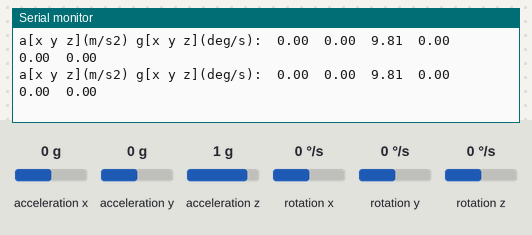
Bench run of a sketch on a simulated ESP8266 (NodeMCU). On the bench: the last lines printed to the serial monitor. The inputs (shaded band) are chosen by the test bench; at power-on: acceleration x 0 g, acceleration y 0 g, acceleration z 1 g, rotation x 0 °/s, rotation y 0 °/s, rotation z 0 °/s.

Above: at 6.2 s.
6.3 s: acceleration x set to -1.4 g
At 6.37 s:
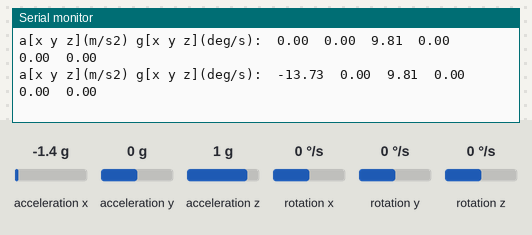
7.8 s: acceleration y set to -1.4 g
At 7.83 s:
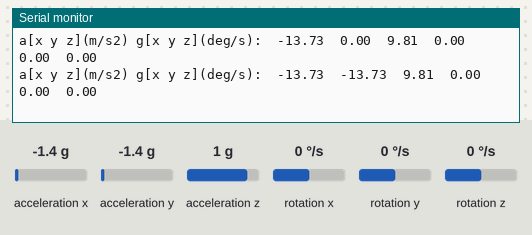
9.3 s: acceleration z set to -1.4 g
At 9.39 s:
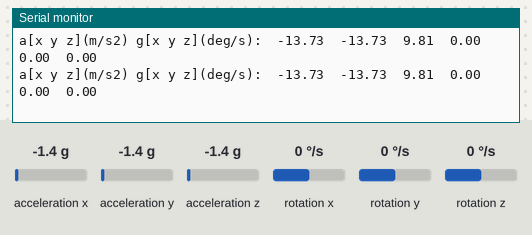
10.8 s: rotation x set to -192 °/s
At 10.86 s:
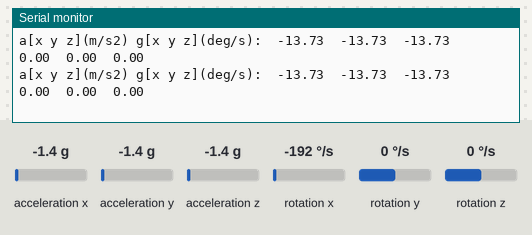
12.3 s: rotation y set to -192 °/s
At 12.34 s:
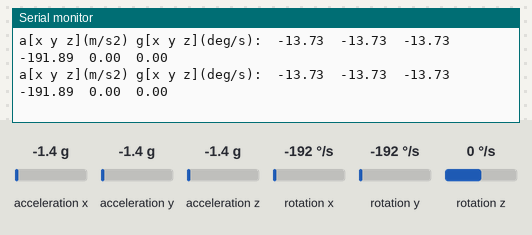
Timing chart, 0 to 14.8 s (numbered marks = the images above; inputs shaded):
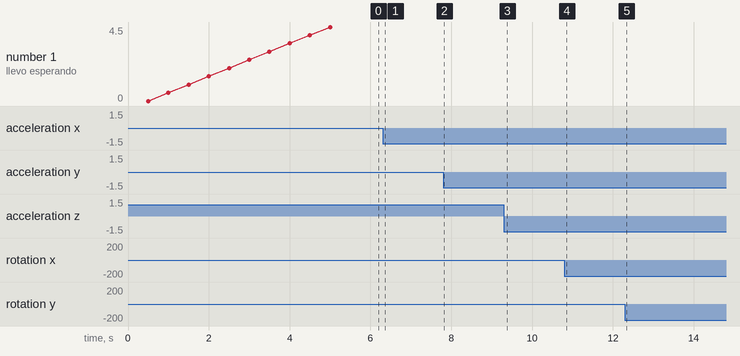

Measured:
- after the input at 6.3 s, the serial monitor: prints a new line after 0.07 s (image 1)
- after the input at 7.8 s, the serial monitor: prints a new line at once (image 2)

The sketch:

Lecturas6050_2.ino
```cpp
// Librerias I2C para controlar el mpu6050
// la libreria MPU6050.h necesita I2Cdev.h, I2Cdev.h necesita Wire.h
#include "I2Cdev.h"
#include "MPU6050.h"
#include "Wire.h"

// La dirección del MPU6050 puede ser 0x68 o 0x69, dependiendo
// del estado de AD0. Sin conectar o a GND, es 0x68
//Si no se especifica, 0x68 estará implicito
//conecta SCL a pin D2 y SDA a pin D1 del NodeMCU
#define D1 5
#define D2 4
#define SDA D1
#define SCL D2

MPU6050 mpu6050;

// Valores RAW (sin procesar) del acelerometro y giroscopio en los ejes x,y,z
short int ax, ay, az;
short int gx, gy, gz;
float ax_m_s2,  ay_m_s2,  az_m_s2 ;
float gx_deg_s,  gy_deg_s,  gz_deg_s ;
float  giroconv=  (250.0/32768.0);  // para 250grad/seg de sensibilidad
float  acelconv= (9.81/16384.0);    // para 2g de sensibilidad

void setup() {
  Serial.begin(38400);
  for (int i=0;i<10;i++) {
    delay(500);
    Serial.print("llevo esperando ");
    Serial.print(i*0.5);
    Serial.print( " segundos\n");
  }


  Wire.begin(SDA, SCL);           //Inicio I2C (SDA D1=5, SCL D2=4)
  mpu6050.initialize();    //Iniciando mpu6050

  if (mpu6050.testConnection()) Serial.println("mpu6050 iniciado correctamente");
  else Serial.println("ERROR, ERROR ERROR  Error al iniciar el mpu6050");
}

void loop() {
  // Leer las aceleraciones y velocidades angulares
  mpu6050.getAcceleration(&ax, &ay, &az);
  mpu6050.getRotation(&gx, &gy, &gz);
  //tambin podemos leer la tempertura
  //int16_t rawtemp= mpu6050.getTemperature();
  //temp=(rawTemp/340.)+36.53;

  //Mostrar las lecturas separadas por un [tab]
  float ax_m_s2 = ax * acelconv;
  float ay_m_s2 = ay * acelconv;
  float az_m_s2 = az * acelconv;
  float gx_deg_s = gx * giroconv;
  float gy_deg_s = gy * giroconv;
  float gz_deg_s = gz * giroconv;
  //Mostrar las lecturas separadas por un [tab]
  Serial.print("a[x y z](m/s2) g[x y z](deg/s):\t");
  Serial.print(ax_m_s2); Serial.print("\t");
  Serial.print(ay_m_s2); Serial.print("\t");
  Serial.print(az_m_s2); Serial.print("\t");
  Serial.print(gx_deg_s); Serial.print("\t");
  Serial.print(gy_deg_s); Serial.print("\t");
  Serial.println(gz_deg_s);

  delay(100); // y me espero 100 mseg
}
```
